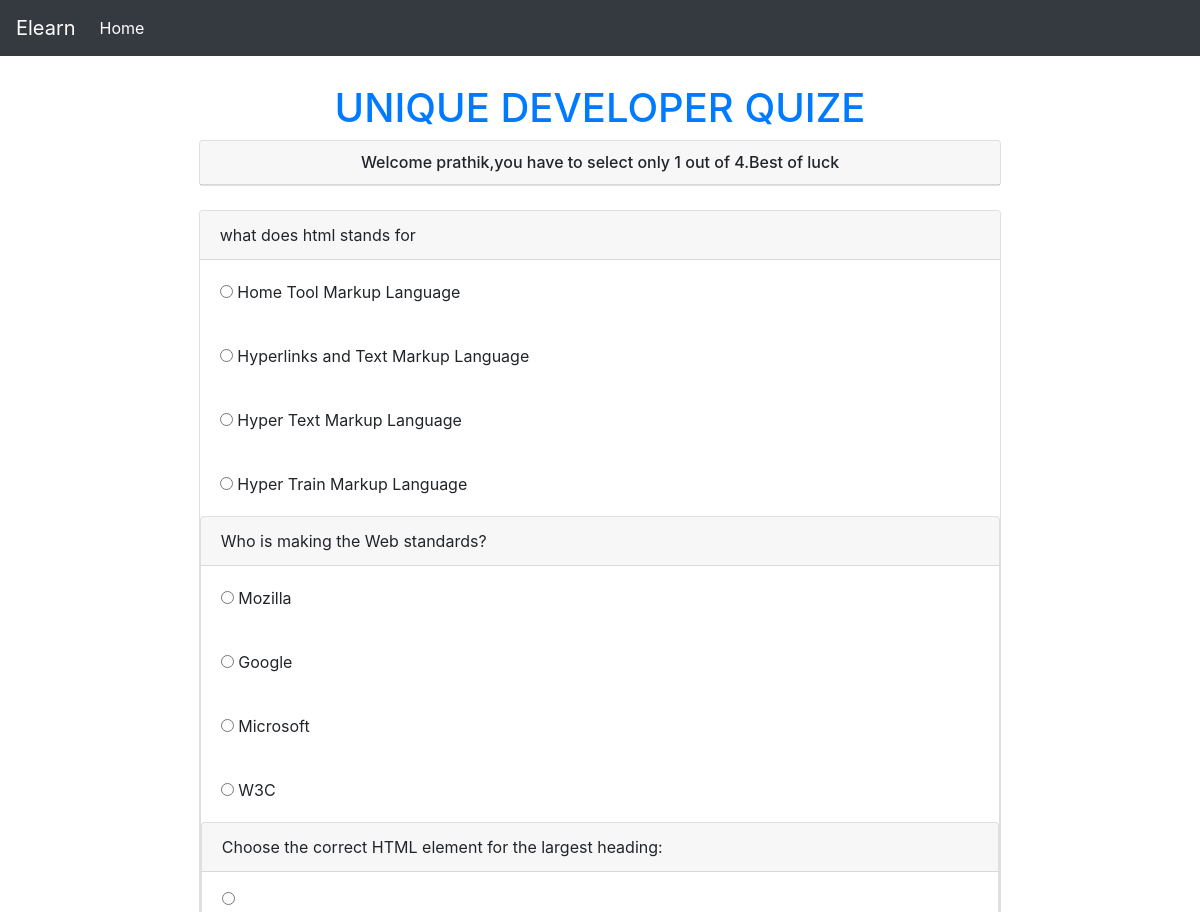
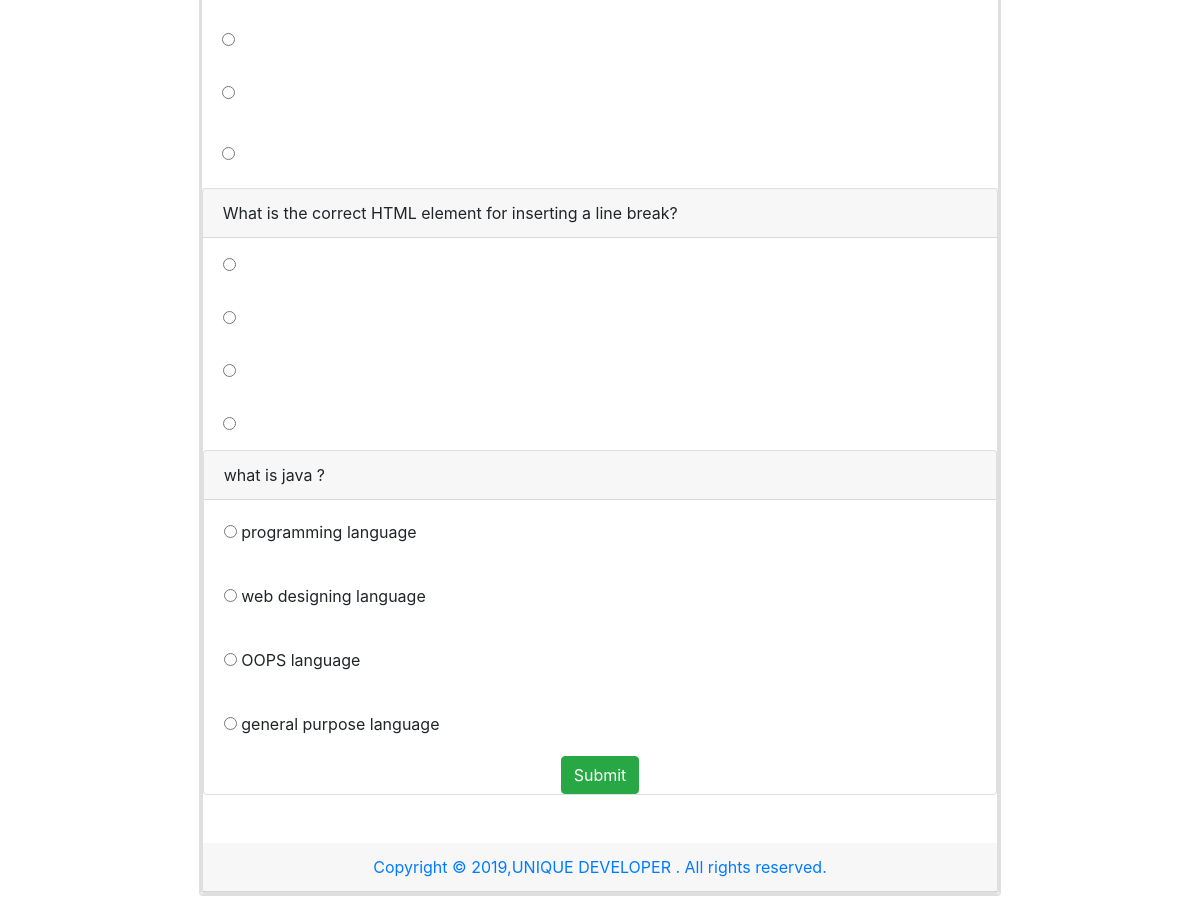
The page /exercise/exercise.php (signed in) on the database its author committed (2 pictures, top to bottom).
### tables this page shows
CREATE TABLE `questions` (
  `qid` int(250) NOT NULL,
  `question` varchar(255) DEFAULT NULL,
  `ans_id` int(255) DEFAULT NULL,
  `course_name` varchar(255) DEFAULT NULL
);

CREATE TABLE `answers` (
  `aid` int(255) NOT NULL,
  `answer` varchar(255) DEFAULT NULL,
  `ans_id` int(250) DEFAULT NULL,
  `course_name` varchar(255) DEFAULT NULL
);

### exercise/exercise.php (the view, shortened to what this page needs)
<?php
include "../admin/includes/header.php";
 $con=mysqli_connect('localhost','root');
mysqli_select_db($con,'uniquedeveloper');
?>
<!DOCTYPE html>
<html>
<head>
</head>
<body>
	<?php include "../admin/includes/navbar.php"; ?>
	<div class="container" style="margin-top: 60px;">
	<h1 class="text-center text-primary">UNIQUE DEVELOPER QUIZE</h1>
	<div class="col-lg-9 m-auto d-block">
		<div class="card">
			<h6 class="text-center card-header">Welcome <?php echo $_SESSION['username']; ?>,you have to select only 1 out of 4.Best of luck
			</h6>
		</div><br>
		<form method="POST" action="checked.php">
		<?php
		for ($i=1; $i < 6; $i++) {
		 $q="select * from questions where qid=$i";
		 $query=mysqli_query($con,$q);
		 while ($row=mysqli_fetch_array($query)) {
		 	?>
		 	<div class="card">
		 		<p class="card-header"><?php echo $row['question']; ?></p>
		 		<?php
		 			 $q="select * from answers where ans_id=$i";
			 		$query=mysqli_query($con,$q);
		 			while ($row=mysqli_fetch_array($query)) {
				 ?>
				 <div class="card-body">
				 	<input type="radio" name="quizecheck[<?php echo $row['ans_id'] ?>]" value="<?php echo $row['aid'] ?>">
				 	<?php echo $row['answer']; ?>
				 </div>
		 <?php
		  }
		}
		}
		?>
		<input type="submit" name="btnsubmitques" value="Submit" class="btn btn-success m-auto d-block">
</form>
</div><br><br>
<div class="card-header text-center text-primary">
	Copyright © 2019,UNIQUE DEVELOPER . All rights reserved.
</div>
	</div>
</body>
</html>

### rows shown on the page
questions: question "what does html stands for"
answers: answer "Home Tool Markup Language"
answers: answer "Hyperlinks and Text Markup Language"
answers: answer "Hyper Text Markup Language"
answers: answer "Hyper Train Markup Language"
questions: question "Who is making the Web standards?"
answers: answer "Mozilla"
answers: answer "Google"
answers: answer "Microsoft"
answers: answer "W3C"
questions: question "Choose the correct HTML element for the largest heading:"
questions: question "What is the correct HTML element for inserting a line break?"
questions: question "what is java ?"
answers: answer "programming language"
answers: answer "web designing language"
answers: answer "OOPS language"
answers: answer "general purpose language"

### other values the page prints
$_SESSION['username'] "prathik"
